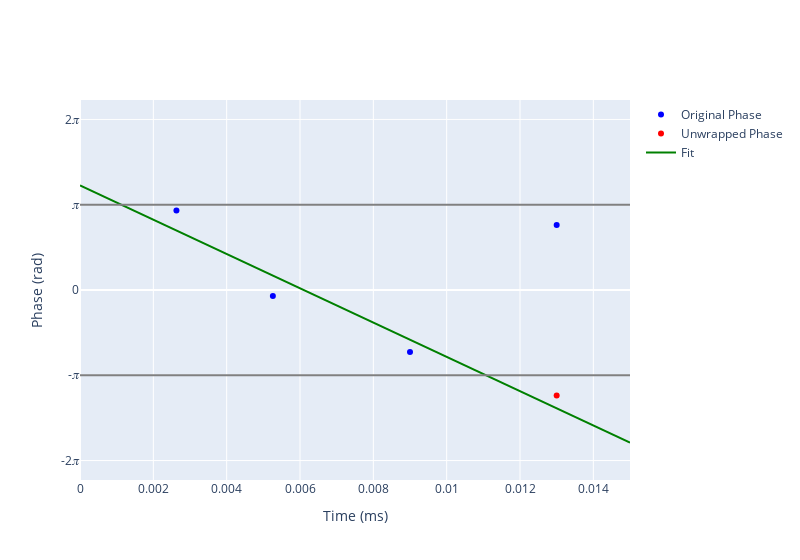

Notebook code cell kept with this figure:
### Code cell
#| label: b0Fig10jn

# Prepare Python environment
import numpy as np
import plotly.express as px
import os
import nibabel as nib
import numpy as np
from plotly.subplots import make_subplots
import plotly.graph_objects as go
import math
from sklearn.linear_model import LinearRegression
from dash import Dash, dcc, html
import pandas as pd
PI_UNICODE = "\U0001D70B"
GYRO_BAR_RATIO_H = 42.6e6  # [Hz/T]

# Taken from real brain data
phase1, phase2, phase3, phase4 = (2.9298516102709202, -0.21864564255753116, -2.2884910587688285, 2.392827225041896)
beg = 0
end = 0.015

t = np.array([0.00263, 0.00526, 0.009, 0.013])
n_echoes = len(t)
y = np.array([phase1, phase2, phase3, phase4])
y_unwrapped = np.array([phase1, phase2, phase3, phase4 - (2 * math.pi)])

reg = LinearRegression().fit(t.reshape(-1, 1), y_unwrapped.reshape(-1,1))
# Slope of linear regression reshaped into the shape of original 3D phase.
fieldmap_rad = reg.coef_[0]  # [rad / s]
fieldmap_intercept = reg.intercept_[0]  # [rad / s]

t_predict = np.array([beg, end])
y_predict = reg.predict(t_predict.reshape(-1,1))[:,0]


fig = go.Figure()
fig.add_trace(go.Scatter(x=t, y=y, mode='markers', marker=dict(color='blue'), name='Original Phase'))
fig.add_trace(go.Scatter(x=[t[3]], y=[phase4- (2*math.pi)], mode='markers', marker=dict(color='red'), name='Unwrapped Phase'))
fig.add_trace(go.Scatter(x=t_predict, y=y_predict, mode='lines', marker=dict(color='green'), name='Fit'))
fig.add_trace(go.Scatter(x=[beg, end], y=[math.pi, math.pi], mode='lines', line=dict(color='gray'), showlegend=False))
fig.add_trace(go.Scatter(x=[beg, end], y=[-math.pi, -math.pi], mode='lines', line=dict(color='gray'), showlegend=False))

fig.update_xaxes(title_text="Time (ms)", range=[beg, end])
fig.update_yaxes(title_text="Phase (rad)", tickmode = 'array', range=[-7,7],
                 tickvals = [-2*math.pi, -math.pi, 0, math.pi, 2*math.pi],
                 ticktext = [f'-2{PI_UNICODE}', f'-{PI_UNICODE}', '0', f'{PI_UNICODE}', f'2{PI_UNICODE}'])
fig.update_layout({"width": 800})

fig.show()

### Figure 1 — Plotly figure (JSON) as saved in the notebook; plotly's stock layout.template omitted (floating-point values rounded to 4 significant figures)
{"data": [{"marker": {"color": "blue"}, "mode": "markers", "name": "Original Phase", "type": "scatter", "x": [0.00263, 0.00526, 0.009, 0.013], "y": [2.93, -0.2186, -2.288, 2.393]}, {"marker": {"color": "red"}, "mode": "markers", "name": "Unwrapped Phase", "type": "scatter", "x": [0.013], "y": [-3.89]}, {"marker": {"color": "green"}, "mode": "lines", "name": "Fit", "type": "scatter", "x": [0, 0.015], "y": [3.856, -5.625]}, {"line": {"color": "gray"}, "mode": "lines", "showlegend": false, "type": "scatter", "x": [0, 0.015], "y": [3.142, 3.142]}, {"line": {"color": "gray"}, "mode": "lines", "showlegend": false, "type": "scatter", "x": [0, 0.015], "y": [-3.142, -3.142]}], "layout": {"width": 800, "xaxis": {"range": [0, 0.015], "title": {"text": "Time (ms)"}}, "yaxis": {"range": [-7, 7], "tickmode": "array", "ticktext": ["-2𝜋", "-𝜋", "0", "𝜋", "2𝜋"], "tickvals": [-6.283, -3.142, 0, 3.142, 6.283], "title": {"text": "Phase (rad)"}}}}
